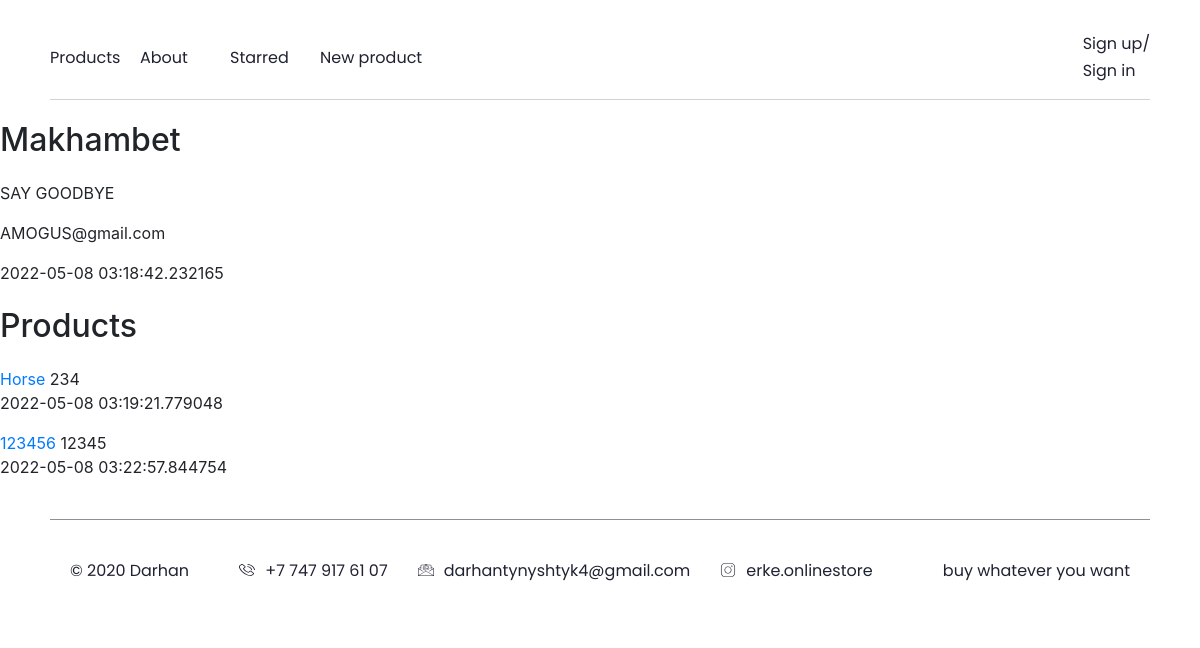
Page /user/1 on the committed database.
### data/users.py (models this page shows, shortened)
class User(SqlAlchemyBase, UserMixin, SerializerMixin):
    __tablename__ = 'users'
    id = sqlalchemy.Column(sqlalchemy.Integer,
                           primary_key=True, autoincrement=True)
    name = sqlalchemy.Column(sqlalchemy.String, nullable=True)
    about = sqlalchemy.Column(sqlalchemy.String, nullable=True)
    email = sqlalchemy.Column(sqlalchemy.String,
                              index=True, unique=True, nullable=True)
    hashed_password = sqlalchemy.Column(sqlalchemy.String, nullable=True)
    avatar_name = sqlalchemy.Column(sqlalchemy.String, default=None)
    created_date = sqlalchemy.Column(sqlalchemy.DateTime,
                                     default=datetime.datetime.now)
    starred = sqlalchemy.Column(sqlalchemy.String, default='')
    products = orm.relation("Product", back_populates='user')

### data/products.py (models this page shows)
class Product(SqlAlchemyBase, UserMixin, SerializerMixin):
    __tablename__ = 'products'
    id = sqlalchemy.Column(sqlalchemy.Integer,
                           primary_key=True, autoincrement=True)
    name = sqlalchemy.Column(sqlalchemy.String, nullable=True)
    about = sqlalchemy.Column(sqlalchemy.String, nullable=True)
    user_id = sqlalchemy.Column(sqlalchemy.Integer, sqlalchemy.ForeignKey('users.id'))
    price = sqlalchemy.Column(sqlalchemy.Integer)
    avatar_name = sqlalchemy.Column(sqlalchemy.String, default=None)
    date = sqlalchemy.Column(sqlalchemy.DateTime, default=datetime.datetime.now)
    likes = sqlalchemy.Column(sqlalchemy.Integer, default=0)
    is_private = sqlalchemy.Column(sqlalchemy.Boolean, default=False)
    starred = sqlalchemy.Column(sqlalchemy.String, default='')
    user = orm.relation("User")
    categories = orm.relation("Category",
                              secondary="association",
                              backref="products")

### main.py (the view)
@app.route('/user/<int:user_id>')  # Вывод профиля пользователя
def get_user(user_id):
    session = db_session.create_session()
    user = session.query(User).get(user_id)
    params = {
        'current_user': current_user,
        'user': user
    }
    if current_user != user:
        user_products = session.query(Product).filter(Product.is_private == False, Product.user == user)
        params['products'] = user_products
    else:
        user_products = user.products
        params['products'] = user_products
    return render_template('user.html', **params)

### data/db_session.py (called while the page is built)
def create_session() -> Session:
    global __factory
    return __factory()

### templates/user.html
{% extends "base.html" %}
{% block content %}
<h1>{{ user.name }}</h1>
<p>{{ user.about }}</p>
<p>{{ user.email }}</p>
<p>{{ user.created_date }}</p>
<h1>Products</h1>
{% for i in products %}
<a href="/product/{{ i.id }}">{{ i.name }}</a>
<a>{{ i.price }}</a>
<p>{{ i.date }}</p>
{% endfor %}
{% endblock %}

### static/blocks/main-page/main-page.css (style rules this page uses)
html { -webkit-tap-highlight-color: rgba(0,0,0,0); -webkit-tap-highlight-color: transparent; -webkit-touch-callout: text; -webkit-user-select: text; -khtml-user-select: text; -moz-user-select: text; -ms-user-select: text; user-select: text; }
a { text-decoration: none; }

### static/blocks/base/base.css (style rules this page uses)
html { -webkit-tap-highlight-color: rgba(0, 0, 0, 0); -webkit-tap-highlight-color: transparent; -webkit-touch-callout: text; -webkit-user-select: text; -khtml-user-select: text; -moz-user-select: text; -ms-user-select: text; user-select: text; }
a { text-decoration: none; }

### rows in the picture
User: name "Makhambet", about "SAY GOODBYE", email "AMOGUS@gmail.com", created_date "2022-05-08 03:18:42.232165"
Product: name "Horse", price "234", date "2022-05-08 03:19:21.779048"
Product: name "123456", price "12345", date "2022-05-08 03:22:57.844754"
